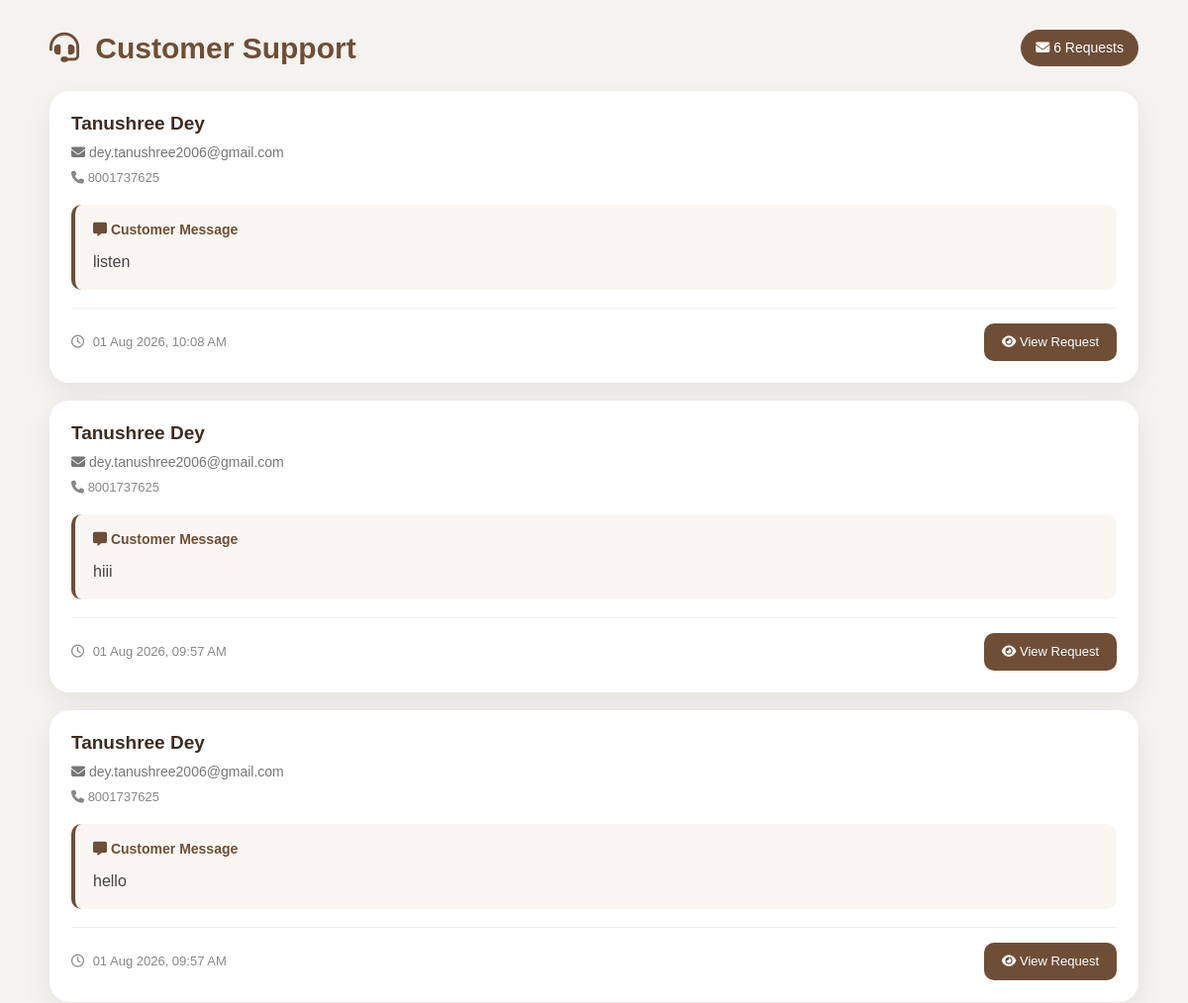
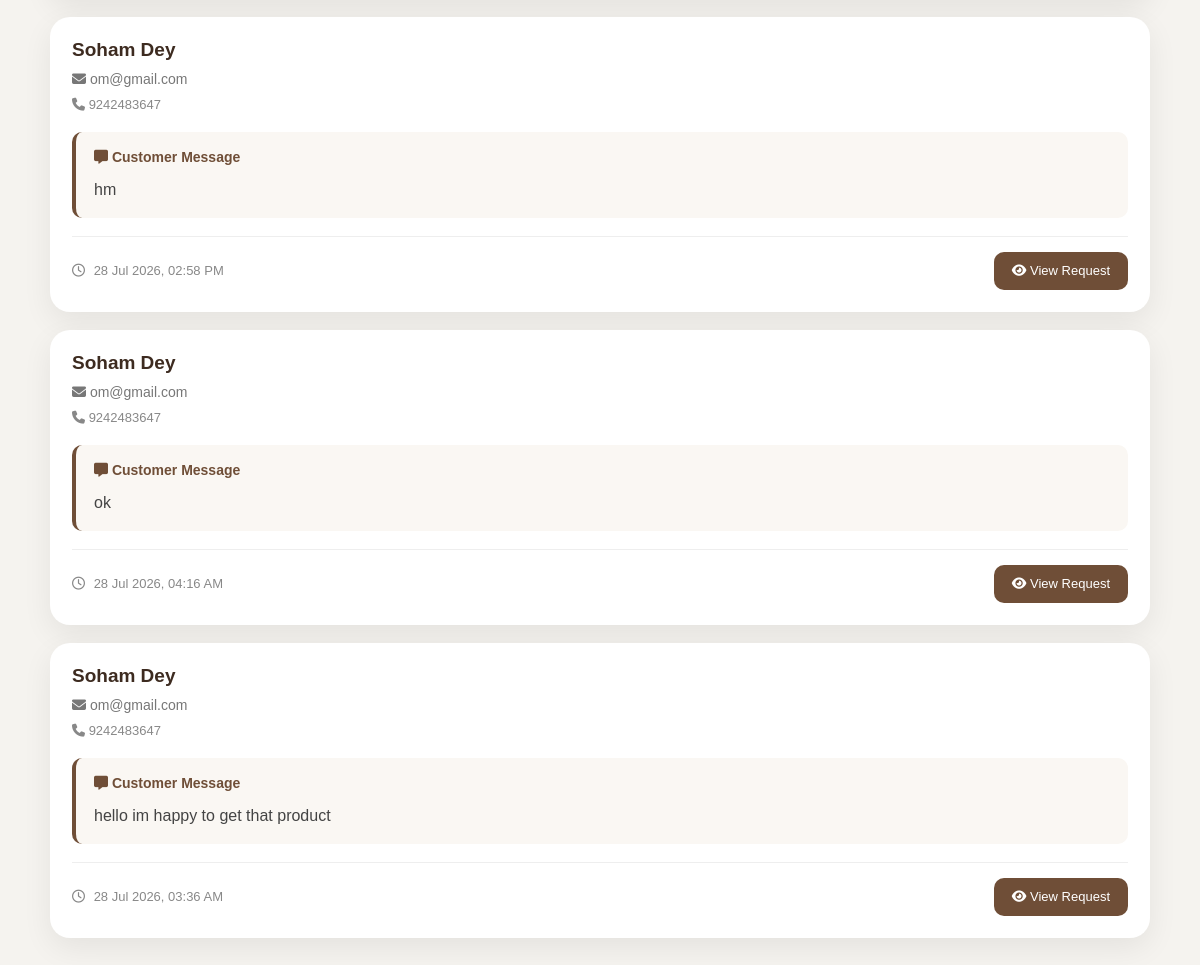
/admin/support.php, run on the app's committed database (2 pictures, top to bottom).
### tables this page shows
CREATE TABLE `support_messages` (
  `id` int(11) NOT NULL,
  `user_id` int(11) NOT NULL,
  `sender` enum('User','Admin') NOT NULL,
  `name` varchar(255) DEFAULT NULL,
  `email` varchar(255) DEFAULT NULL,
  `phone` varchar(50) DEFAULT NULL,
  `support_type` varchar(100) DEFAULT NULL,
  `order_id` varchar(100) DEFAULT NULL,
  `priority` varchar(50) NOT NULL DEFAULT 'Normal',
  `message` text NOT NULL,
  `attachment` varchar(255) DEFAULT NULL,
  `notification` tinyint(1) DEFAULT 1,
  `status` varchar(50) NOT NULL DEFAULT 'Pending',
  `created_at` timestamp NOT NULL DEFAULT current_timestamp()
);

CREATE TABLE `clients` (
  `id` int(11) NOT NULL,
  `name` varchar(255) NOT NULL,
  `email` varchar(255) NOT NULL,
  `mobile` varchar(10) NOT NULL,
  `password` varchar(255) NOT NULL,
  `reset_token` varchar(255) DEFAULT NULL,
  `reset_expiry` datetime DEFAULT NULL,
  `address` varchar(255) NOT NULL,
  `image` text NOT NULL,
  `addwithus` timestamp NOT NULL DEFAULT current_timestamp(),
  `role` enum('admin','user') NOT NULL DEFAULT 'user',
  `membership` enum('Gold','Yes','No') NOT NULL DEFAULT 'No'
);

### admin/support.php (the view, shortened to what this page needs)
<?php
include("function.php");
$query = mysqli_query($conn, "
    SELECT
        s.id,
        s.user_id,
        s.sender,
        s.message,
        s.notification,
        s.created_at,
        c.name,
        c.email,
        c.mobile
    FROM support_messages s
    INNER JOIN clients c
        ON s.user_id = c.id
    WHERE s.sender = 'User'
    ORDER BY s.created_at DESC
");
?>
<!DOCTYPE html>
<html lang="en">
<head>
    <link
        href="https://cdn.jsdelivr.net/npm/bootstrap@5.3.7/dist/css/bootstrap.min.css"
        rel="stylesheet"
    >
    <link
        rel="stylesheet"
        href="https://cdnjs.cloudflare.com/ajax/libs/font-awesome/6.7.2/css/all.min.css"
    >
</head>
<body>
<div class="support-wrapper">
    <div class="support-page-header">
        <h2 class="support-title">
            <i class="fa-solid fa-headset"></i>
            Customer Support
        </h2>
        <span class="support-request-count">
            <i class="fa-solid fa-envelope"></i>
            <?= mysqli_num_rows($query) ?>
            Requests
        </span>
    </div>
    <?php
    if (mysqli_num_rows($query) > 0) {
        while ($row = mysqli_fetch_assoc($query)) {
    ?>
            <div class="support-card">
                <div class="support-card-header">
                    <div>
                        <h5 class="customer-name">
                            <?= htmlspecialchars(
                                $row['name']
                            ) ?>
                        </h5>
                        <p class="customer-email">
                            <i class="fa-solid fa-envelope"></i>
                            <?= htmlspecialchars(
                                $row['email']
                            ) ?>
                        </p>
                        <?php
                        if (!empty($row['mobile'])) {
                        ?>
                            <p class="customer-phone">
                                <i class="fa-solid fa-phone"></i>
                                <?= htmlspecialchars(
                                    $row['mobile']
                                ) ?>
                            </p>
                        <?php
                        }
                        ?>
                    </div>
                </div>
                <div class="support-message">
                    <div class="support-message-title">
                        <i class="fa-solid fa-message"></i>
                        Customer Message
                    </div>
                    <div class="support-message-text">
                        <?= nl2br(
                            htmlspecialchars(
                                $row['message']
                            )
                        ) ?>
                    </div>
                </div>
                <div class="support-card-footer">
                    <span class="support-date">
                        <i class="fa-regular fa-clock"></i>
                        <?= date(
                            "d M Y, h:i A",
                            strtotime(
                                $row['created_at']
                            )
                        ) ?>
                    </span>
                    <a
                        href="support_view.php?id=<?= $row['id'] ?>"
                        class="view-btn"
                    >
                        <i class="fa-solid fa-eye"></i>
                        View Request
                    </a>
                </div>
            </div>
    <?php
        }
    }
    ?>
</div>
</body>
</html>

### admin/support.php (style rules this page uses)
* { margin: 0; padding: 0; box-sizing: border-box; font-family: Poppins, sans-serif; }
body { background: #f5f3ef; padding: 30px; }
.support-wrapper { max-width: 1100px; margin: auto; }
.support-page-header { display: flex; justify-content: space-between; align-items: center; margin-bottom: 25px; }
.support-title { margin: 0; color: #6F4E37; font-size: 30px; font-weight: 700; }
.support-title i { margin-right: 8px; }
.support-request-count { background: #6F4E37; color: white; padding: 8px 15px; border-radius: 30px; font-size: 14px; }
.support-card { background: white; border-radius: 20px; padding: 22px; margin-bottom: 18px; box-shadow: 0 10px 30px rgba(0, 0, 0, .07); transition: .3s; }
.support-card-header { display: flex; justify-content: space-between; align-items: flex-start; gap: 20px; }
.customer-name { margin: 0; color: #3d2b20; font-size: 19px; font-weight: 700; }
.customer-email { margin: 7px 0 0; color: #777; font-size: 14px; }
.customer-phone { margin: 5px 0 0; color: #888; font-size: 13px; }
.support-message { margin-top: 18px; background: #faf7f3; border-left: 4px solid #6F4E37; padding: 15px 18px; border-radius: 10px; }
.support-message-title { color: #6F4E37; font-size: 14px; font-weight: 700; margin-bottom: 8px; }
.support-message-text { color: #444; line-height: 1.7; word-break: break-word; }
.support-card-footer { margin-top: 18px; padding-top: 15px; border-top: 1px solid #eee; display: flex; justify-content: space-between; align-items: center; }
.support-date { color: #888; font-size: 13px; }
.support-date i { margin-right: 5px; }
.view-btn { background: #6F4E37; color: white; padding: 9px 18px; border-radius: 10px; text-decoration: none; font-size: 13px; transition: .3s; }

### data on the page
support_messages: user.name "Tanushree Dey", user.email "dey.tanushree2006@gmail.com", user.mobile "8001737625", message "listen", created_at "01 Aug 2026, 10:08 AM"
support_messages: user.name "Tanushree Dey", user.email "dey.tanushree2006@gmail.com", user.mobile "8001737625", message "hiii", created_at "01 Aug 2026, 09:57 AM"
support_messages: user.name "Tanushree Dey", user.email "dey.tanushree2006@gmail.com", user.mobile "8001737625", message "hello", created_at "01 Aug 2026, 09:57 AM"
support_messages: user.name "Soham Dey", user.email "om@gmail.com", user.mobile "9242483647", message "hm", created_at "28 Jul 2026, 02:58 PM"
support_messages: user.name "Soham Dey", user.email "om@gmail.com", user.mobile "9242483647", message "ok", created_at "28 Jul 2026, 04:16 AM"
support_messages: user.name "Soham Dey", user.email "om@gmail.com", user.mobile "9242483647", message "hello im happy to get that product", created_at "28 Jul 2026, 03:36 AM"

### other printed values
mysqli_num_rows($query) "6"
